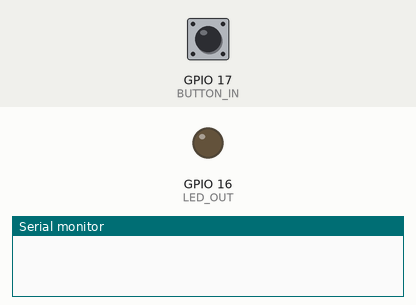
A program run on a simulated ESP32-S3. Shown: output pins drawn as LEDs (lit = HIGH), the last lines printed to the serial monitor. The test bench sets the inputs (shaded band); at power-on: GPIO 17 (BUTTON_IN) LOW.

Above: at 2.2 s.
2.3 s: GPIO 17 (BUTTON_IN) pulled HIGH for 0.15 s
At 2.4 s:
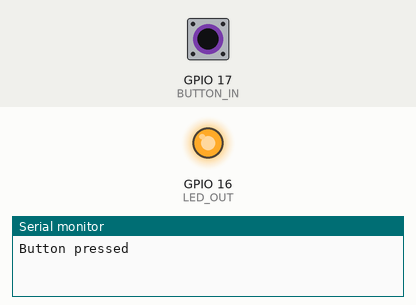
4.0 s: GPIO 17 (BUTTON_IN) pulled HIGH for 3.2 s
At 8.1 s:
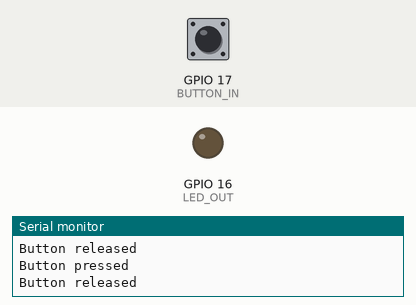
Timing chart, 0 to 9.6 s (numbered marks = the images above; inputs shaded):
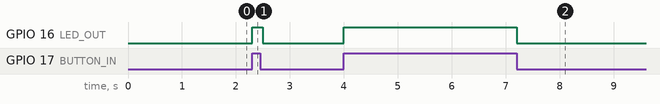

Measured:
- after the input at 2.3 s, GPIO 16 (LED_OUT): LOW → HIGH at once, → LOW 0.20 s later
- after the input at 4.0 s, GPIO 16 (LED_OUT): LOW → HIGH at once, → LOW 3.2 s later

The program:

main.cpp
```cpp
#include <Arduino.h>

#define BUTTON_IN  17
#define LED_OUT    16
static int lastButtonState = LOW;

// Кнопка має бути підключена як 3.3V <-- Button --> Pin 17

void setup() {
    Serial.begin(115200);
    delay(1000); // Очікування відкриття монітора порту

    pinMode(LED_OUT, OUTPUT);
    pinMode(BUTTON_IN, INPUT_PULLDOWN);
    digitalWrite(LED_OUT, LOW);
}

void loop() {
    int buttonState = digitalRead(BUTTON_IN);

    if (buttonState == HIGH) {
        digitalWrite(LED_OUT, HIGH);
        if (lastButtonState != buttonState) {
            Serial.println("Button pressed");
            lastButtonState = HIGH;
        }
    } else {
        digitalWrite(LED_OUT, LOW);
        if (lastButtonState != buttonState) {
            Serial.println("Button released");
            lastButtonState = LOW;
        }
    }

    delay(100);
}
```
